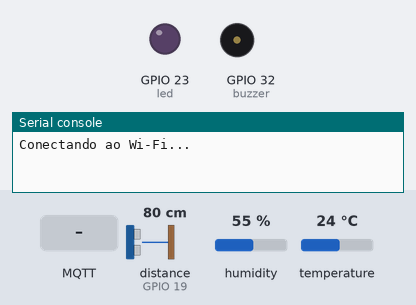
This program was run on a simulated ESP32 board running MicroPython. Shown: output pins drawn as LEDs (lit = HIGH), buzzer (waves = sounding), the last lines printed to the serial console. Wiring (from the project's diagram.json): DHT22 sensor on GPIO 22, purple LED on GPIO 23, buzzer on GPIO 32. Dashed ring = blinking. The inputs (shaded band) are chosen by the test bench; at power-on: humidity 55 %, temperature 24 °C, distance to the obstacle (sensor on GPIO 19) 80 cm. The echo pulse lasts 58.3 µs per cm; WiFi joins after 1.5 s; no MQTT or app messages arrive unless stated; threads take turns every 2 ms; library files of the repository ran but are not shown: hcsr04.py; pins used as bus, display or sensor lines are not drawn.

Above: at 0.1 s.
At 7.4 s:
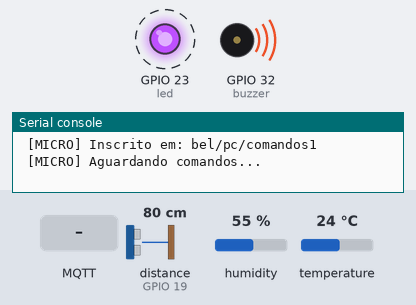
7.5 s: humidity set to 79 %
11.6 s: humidity set to 82 %
13.7 s: MQTT message "lock" arrives on the first subscribed topic
19.7 s: temperature set to 10.4 °C
23.7 s: temperature set to 9.2 °C
Timing chart, 0 to 26.7 s (numbered marks = the images above; inputs shaded):
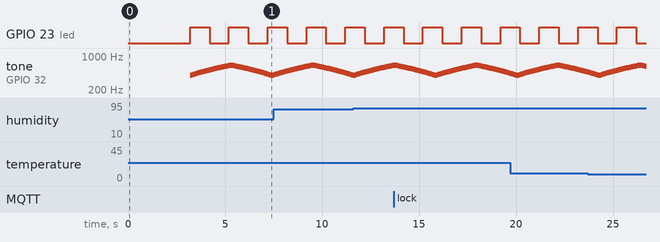

The program:

main.py
```python
# main.py Aplicacao MQTT no microcontrolador
# Execute este arquivo pelo Thonny (Run > Run current script)
import network
from umqtt.robust import MQTTClient
from machine import Pin, PWM
import time
import json
import random
import dht
from hcsr04 import HCSR04
import _thread as thread

#==== CONFIGURACOES ALTERE AQUI ====
SSID = "Wokwi-GUEST"            # <-- Wi-Fi: nome da rede
SENHA = ""          # <-- Wi-Fi: senha
BROKER = "mqtt-dashboard.com"
PORTA = 1883
CLIENT_ID = "micro-pucpr-2312312312asd"        # Use seu RA para evitar conflito
TOPICO_PUBLICAR = "bel/micro/dados1" # Micro publica aqui
TOPICO_ASSINAR = "bel/pc/comandos1"  # Micro recebe daqui
QOS = 1

#====================================
sensor = dht.DHT22(Pin(22))
led = Pin(23, Pin.OUT)
led_estado = False
ultrasonco = HCSR04(trigger_pin=18, echo_pin=19, echo_timeout_us=10000)
buzzer = PWM(Pin(32, Pin.OUT))
buzzer.duty(0)

alerta_proximidade = False
alerta_temperatura = False
alerta_umidade = False
emergencia = False
thread_running = False
lock = False

#==== Conexao Wi-Fi ====
def conectar_wifi():
    wlan = network.WLAN(network.STA_IF)
    wlan.active(True)
    if not wlan.isconnected():
        print("Conectando ao Wi-Fi...")
        wlan.connect(SSID, SENHA)
        tentativas = 0
        while not wlan.isconnected() and tentativas < 20:
            time.sleep(1)
            tentativas += 1
            print(f" Tentativa {tentativas}/20...")
    if wlan.isconnected():
        print(f"Wi-Fi conectado! IP: {wlan.ifconfig()[0]}")
        return True
    else:
        print("ERRO: Nao foi possivel conectar ac Wi-Fi")
        return False

def callback_mensagem(topico, mensagem):
    global lock, alerta_temperatura, alerta_umidade, alerta_proximidade, emergencia
    topico = topico.decode("utf-8")
    payload = mensagem.decode("utf-8")
    print(f" [MICRO] Recebido em '{topico}': {payload}")

    try:
        dados = json.loads(payload)
        comando = dados.get("comando", "")

        if comando == "lock":
            print("Trancado")
            lock = True

        elif comando == "unlock":
            print("Destrancado")
            lock = False

        elif comando == "emergencia_comecar":
            print("Emergencia iniciada")
            emergencia = True

        elif comando == "emergencia_parar":
            print("Emergencia parada")
            emergencia = False

        elif comando == "status":
            publicar_dados_sensor()

        else:
            print(f" [MICRO] Comando desconhecido: {comando}")
    except Exception as e:
        print(f" [MICRO] Erro ao processar: {e}")

#---- Funcoes de publicacao ----
def publicar_dados_sensor():
    if emergencia:
        dados = {
            "estado" : "Risco de descongelamento, alarme ativo!",
            "alerta de temperatura" : alerta_temperatura,
            "temperatura": sensor.temperature(),
            "alerta de umidade" : alerta_umidade,
            "umidade": sensor.humidity(),
            "alerta de movimento de carga" : alerta_proximidade,
            "proximidade": ultrasonco.distance_cm()
        }
    else:
        dados = {
            "estado" : "Condições estáveis.",
            "temperatura": sensor.temperature(),
            "umidade": sensor.humidity(),
            "proximidade": ultrasonco.distance_cm()
        }
    msg = json.dumps(dados)
    msg_encoded = msg.encode("utf-8")
    client.publish(TOPICO_PUBLICAR, msg_encoded, qos=QOS)
    print(f" [MICRO] Dados publicados: {msg}")

def verificar_estado():
    global alerta_proximidade, alerta_temperatura, alerta_umidade, emergencia
    distancia = ultrasonco.distance_cm()
    temperatura = sensor.temperature()
    umidade = sensor.humidity()
    if (distancia <= 100):
        alerta_proximidade = True
        emergencia = True
    else:
        alerta_proximidade = False

    if (temperatura > -5):
        alerta_temperatura = True
        emergencia = True
    else:
        alerta_temperatura = False

    if (umidade > 80):
        alerta_umidade = True
        emergencia = True
    else:
        alerta_umidade = False

def emergencia_led():
    global thread_running
    thread_running = True
    while emergencia:
        led.value(not led.value())
        time.sleep(1)
    led.off()
    thread_running = False

def buzz(freq,tempo):
    buzzer.freq(freq)
    buzzer.duty(10)
    time.sleep(tempo)

def alarme_som():
    global thread_running
    thread_running = True
    while (emergencia):
        for freq in range(400, 650, 6):
            buzz(freq, 0.05)
        for freq in range(650, 400, -6):
            buzz(freq, 0.05)
    buzzer.duty(0)
    thread_running = False

# ----- Conexao e loop principal -----


if not conectar_wifi():
    print("Abortando: sem Wi-Fi.")
    raise SystemExit

print("[MICRO] Conectando ao broker MQTT...")
client = MQTTClient(CLIENT_ID, BROKER, port=PORTA)
client.set_callback(callback_mensagem)
client.connect(clean_session=False)
print(f" [MICRO] Conectado a {BROKER}")
client.subscribe(TOPICO_ASSINAR, qos=QOS)
print(f" [MICRO] Inscrito em: {TOPICO_ASSINAR}")
print(" [MICRO] Aguardando comandos...\n")


# Loop principal
contador = 0
try:
    while True:
        if emergencia and not thread_running:
            thread.start_new_thread(emergencia_led, ())
            thread.start_new_thread(alarme_som, ())
        # Verifica novas mensagens (nao-bloqueante)
        sensor.measure()
        client.check_msg()
        if not lock:
            verificar_estado()
        # A cada 30 segundos, publica dados automaticamente
            contador += 1
            if emergencia:
                if contador >= 10:
                    publicar_dados_sensor()
                    contador = 0
            elif contador >= 30:
                publicar_dados_sensor()
                contador = 0


        time.sleep(1)
except KeyboardInterrupt:
    print("\n [MICRO] Interrompido pelo usuario.")
finally:
    client.disconnect()
    print(" [MICRO] Desconectado do broker.")
```

Measured:
- by itself, GPIO 23 (led): alternates HIGH for 1.0 s and LOW for 1.0 s
- by itself, tone on GPIO 32 (buzzer): plays 650 Hz for 0.05 s, 644 Hz for 0.05 s, 638 Hz for 0.05 s, 632 Hz for 0.05 s, 626 Hz for 0.05 s, 620 Hz for 0.05 s … (119 notes in this stretch)
